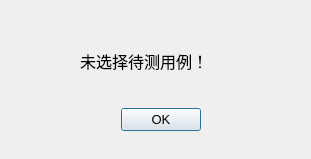
<?xml version="1.0" encoding="UTF-8"?>
<ui version="4.0">
 <class>Dialog</class>
 <widget class="QDialog" name="Dialog">
  <property name="geometry">
   <rect>
    <x>0</x>
    <y>0</y>
    <width>311</width>
    <height>159</height>
   </rect>
  </property>
  <property name="windowTitle">
   <string>提示</string>
  </property>
  <widget class="QDialogButtonBox" name="buttonBox">
   <property name="geometry">
    <rect>
     <x>110</x>
     <y>100</y>
     <width>91</width>
     <height>40</height>
    </rect>
   </property>
   <property name="font">
    <font>
     <pointsize>10</pointsize>
     <weight>50</weight>
     <bold>false</bold>
    </font>
   </property>
   <property name="orientation">
    <enum>Qt::Horizontal</enum>
   </property>
   <property name="standardButtons">
    <set>QDialogButtonBox::Ok</set>
   </property>
  </widget>
  <widget class="QLabel" name="label">
   <property name="geometry">
    <rect>
     <x>80</x>
     <y>40</y>
     <width>151</width>
     <height>41</height>
    </rect>
   </property>
   <property name="font">
    <font>
     <family>微软雅黑</family>
     <pointsize>12</pointsize>
     <weight>50</weight>
     <bold>false</bold>
    </font>
   </property>
   <property name="text">
    <string>未选择待测用例！</string>
   </property>
  </widget>
 </widget>
 <resources/>
 <connections>
  <connection>
   <sender>buttonBox</sender>
   <signal>accepted()</signal>
   <receiver>Dialog</receiver>
   <slot>accept()</slot>
   <hints>
    <hint type="sourcelabel">
     <x>248</x>
     <y>254</y>
    </hint>
    <hint type="destinationlabel">
     <x>157</x>
     <y>274</y>
    </hint>
   </hints>
  </connection>
  <connection>
   <sender>buttonBox</sender>
   <signal>rejected()</signal>
   <receiver>Dialog</receiver>
   <slot>reject()</slot>
   <hints>
    <hint type="sourcelabel">
     <x>316</x>
     <y>260</y>
    </hint>
    <hint type="destinationlabel">
     <x>286</x>
     <y>274</y>
    </hint>
   </hints>
  </connection>
 </connections>
</ui>
